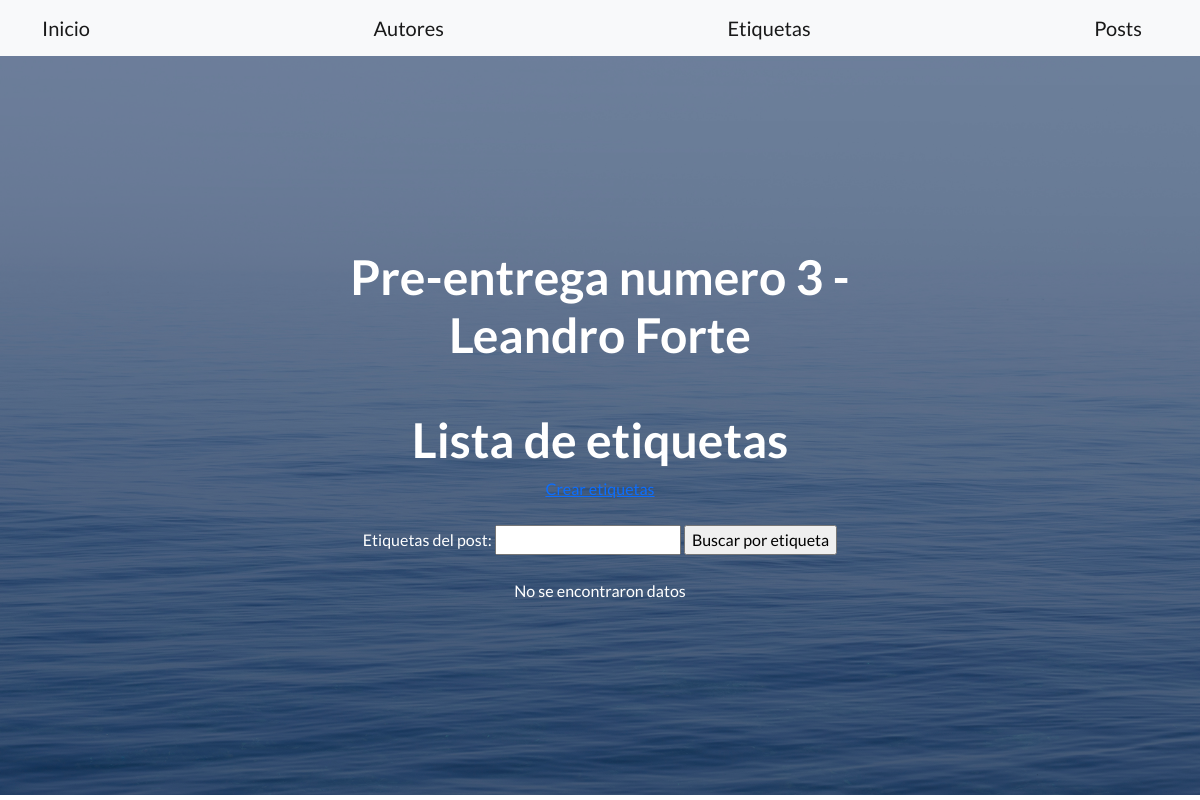
The app's page /AppBlog/buscar_etiquetas/, older data.
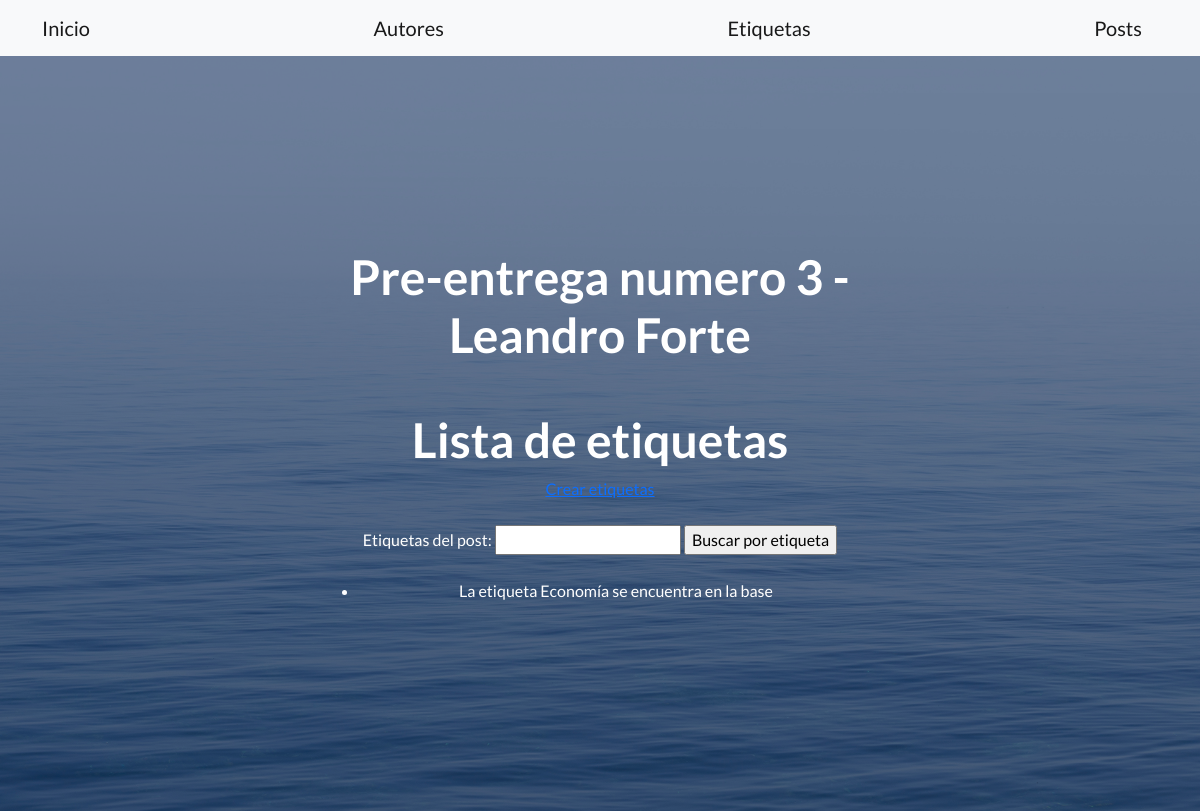
The same page, newer data.
### AppBlog/models.py (models this page shows, shortened)
class Etiquetas(models.Model):
    etiquetas_del_post = models.CharField(max_length=255)

### AppBlog/views.py (the view)
# urls.py: path('buscar_etiquetas/',views.buscar_etiquetas, name='buscar_etiquetas'),
def buscar_etiquetas(request):
   nombre_de_busqueda= request.GET.get('etiquetas_del_post')
   print (nombre_de_busqueda)
   if nombre_de_busqueda:
       lista=Etiquetas.objects.filter(etiquetas_del_post__icontains=nombre_de_busqueda)
   else:
       lista=Etiquetas.objects.all()
   form = Formulario_Etiquetas()
   contexto={
       'etiquetas_del_post':lista,
       'form': form
   }
   http_response=render(
       request=request,
       template_name='AppBlog/buscar_etiquetas.html',
       context=contexto
   )
   return http_response

### AppBlog/forms.py (shortened to what this page needs)
class Formulario_Etiquetas(forms.Form):
    etiquetas_del_post = forms.CharField(required=True, max_length=255)

### AppBlog/templates/AppBlog/buscar_etiquetas.html (shortened to what this page needs)
{% extends 'AppBlog/base.html' %}
{% load static %}
{% block content %}
<section>
    <div>
      <h1>Lista de etiquetas </h1>
      <a href="{% url 'crear_etiquetas' %}">Crear etiquetas</a>
      <br><br>
      <form action="{% url 'buscar_etiquetas' %}" method="post">
        {{form}}
        <input type="submit" value="Buscar por etiqueta">
      </form>
      <br>
      {%  if etiquetas_del_post %}
      <ul>
      {% for etiqueta in etiquetas_del_post %}
      <li>La etiqueta {{ etiqueta.etiquetas_del_post }} se encuentra en la base </li>
      {% endfor %}
    </ul>
    {% else %}
        No se encontraron datos
      {% endif %}
    </div>
   </section>
{%  endblock %}

### AppBlog/templates/AppBlog/base.html (shortened to what this page needs)
{% load static %}
<!DOCTYPE html>
<html lang="en">
    <head>
        <link href="https://cdn.jsdelivr.net/npm/bootstrap-icons@1.5.0/font/bootstrap-icons.css" rel="stylesheet" type="text/css" />
        <link href="{% static 'css/styles.css'%}" rel="stylesheet" />
    </head>
    <body>
        <nav class="navbar navbar-light bg-light static-top">
            <div class="container">
                <a class="navbar-brand" href="{% url 'Inicio' %}">Inicio</a>
                <a class="navbar-brand" href="{% url 'Autores' %}">Autores</a>
                <a class="navbar-brand" href="{% url 'Etiquetas' %}">Etiquetas</a>
                <a class="navbar-brand" href="{% url 'Posts' %}">Posts</a>
            </div>
</nav>
        <header class="masthead">
            <div class="container position-relative">
                <div class="row justify-content-center">
                    <div class="col-xl-6">
                        <div class="text-center text-white">
                            <h1 class="mb-5">Pre-entrega numero 3 - Leandro Forte </h1>
{% block content %}
{% endblock %}
    </body>
</html>

Row changes from the older to the newer data that the page shows:
added Etiquetas: etiquetas_del_post "Economía"
Text that changed along with them:
text no longer shown: "No se encontraron datos"
